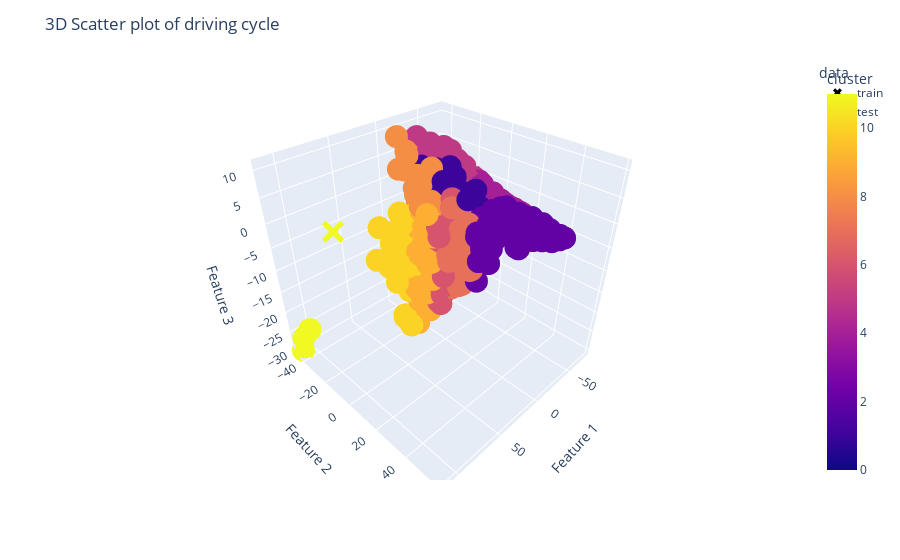

Here is the notebook cell this chart was saved with:
### Code cell
import plotly.express as px
  
df_train_pca_2['data']='train'
df_test_pca_2['data'] = 'test'

df_pca_2 = pd.concat([df_train_pca_2,df_test_pca_2])

fig = px.scatter_3d(df_pca_2,x='PC1',y='PC2',z='PC3',color='cluster',symbol='data',
                    symbol_map={'train':'x','test':'circle'})
fig.update_layout(title='3D Scatter plot of driving cycle',
                  scene=dict(xaxis_title='Feature 1',yaxis_title='Feature 2', zaxis_title='Feature 3'))

fig.show()

### Figure 1 — Plotly figure (JSON) as saved in the notebook; plotly's stock layout.template omitted (floating-point values rounded to 4 significant figures; data arrays with more than 128 entries replaced by an {"elided": "..."} marker saying what was removed)
{"data": [{"hovertemplate": "data=train<br>PC1=%{x}<br>PC2=%{y}<br>PC3=%{z}<br>cluster=%{marker.color}<extra></extra>", "legendgroup": "train", "marker": {"color": [0, 1, 2, 3, 4, 5, 6, 7, 8, 9, 10, 11], "coloraxis": "coloraxis", "symbol": "x"}, "mode": "markers", "name": "train", "scene": "scene", "showlegend": true, "type": "scatter3d", "x": [-75.9, -2.371, 7.08, -48.15, -45.58, -44.77, 19.94, 18.73, 24.38, 28.74, 34.74, 83.17], "y": [-16.94, 10.97, 28.99, -2.168, -1.387, -7.507, 10.7, 14.19, -2.633, -1.26, -8.129, -24.83], "z": [-3.715, -0.6299, 0.7889, 1.155, 1.29, 2.603, -2.356, -2.371, 3.925, -0.9908, 1.22, -0.918]}, {"hovertemplate": "data=test<br>PC1=%{x}<br>PC2=%{y}<br>PC3=%{z}<br>cluster=%{marker.color}<extra></extra>", "legendgroup": "test", "marker": {"color": {"elided": "648 int values"}, "coloraxis": "coloraxis", "symbol": "circle"}, "mode": "markers", "name": "test", "scene": "scene", "showlegend": true, "type": "scatter3d", "x": {"elided": "648 float values"}, "y": {"elided": "648 float values"}, "z": {"elided": "648 float values"}}], "layout": {"coloraxis": {"colorbar": {"title": {"text": "cluster"}}, "colorscale": [[0, "#0d0887"], [0.1111, "#46039f"], [0.2222, "#7201a8"], [0.3333, "#9c179e"], [0.4444, "#bd3786"], [0.5556, "#d8576b"], [0.6667, "#ed7953"], [0.7778, "#fb9f3a"], [0.8889, "#fdca26"], [1, "#f0f921"]]}, "legend": {"title": {"text": "data"}, "tracegroupgap": 0}, "margin": {"t": 60}, "scene": {"domain": {"x": [0, 1], "y": [0, 1]}, "xaxis": {"title": {"text": "Feature 1"}}, "yaxis": {"title": {"text": "Feature 2"}}, "zaxis": {"title": {"text": "Feature 3"}}}, "title": {"text": "3D Scatter plot of driving cycle"}}}
